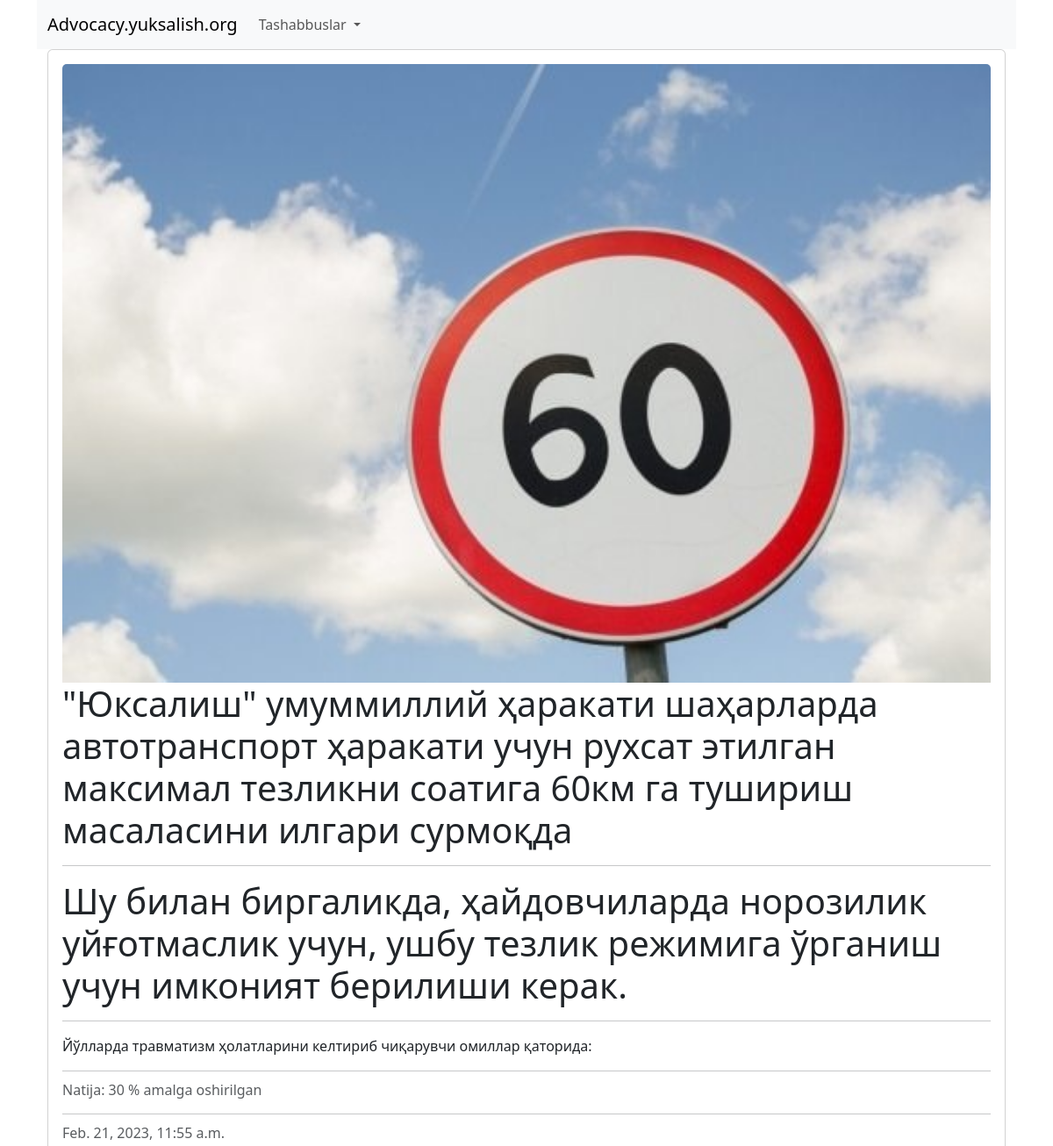
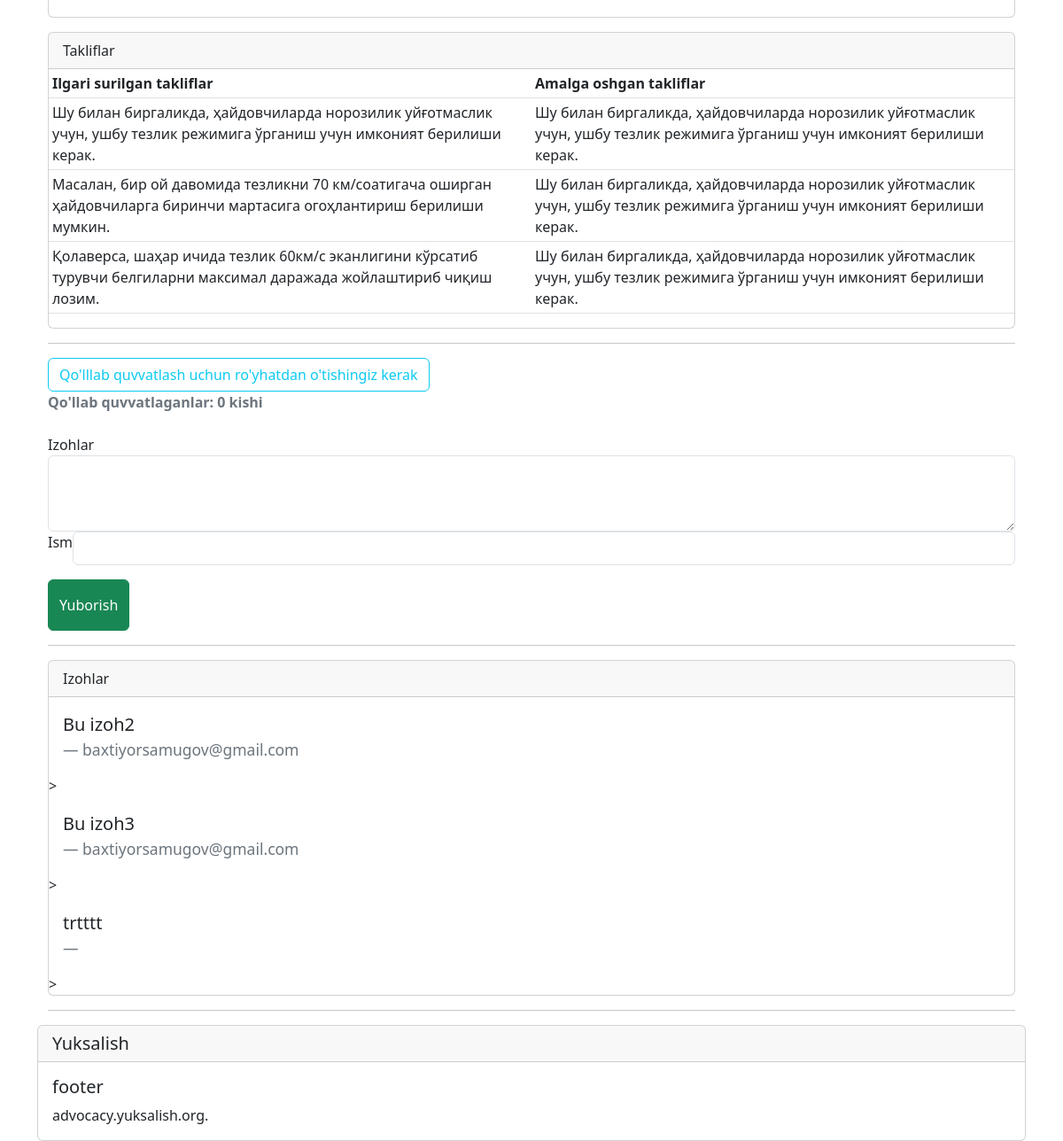
Page /2/ on the committed database (2 pictures, top to bottom).
### initiatives/models.py (models this page shows, shortened)
class Initiative(models.Model):
    title = models.CharField("Nomi", max_length=200)
    summary = models.CharField("Qisqacha", max_length=200, blank=True)
    body = models.TextField("Tekst")
    photo = models.ImageField("Foto", upload_to='images/', blank=True)
    result = models.IntegerField("Natija", default=0)
    dcreated = models.DateTimeField(auto_now_add=True)
    likes = models.ManyToManyField(User, related_name='initiative_like')
    def number_of_likes(self):
        return self.likes.count()
    class Meta:
        verbose_name = "Tashabbus"
        verbose_name_plural = "Tashabbuslar"

class Offer(models.Model):
    initiative = models.ForeignKey(Initiative, on_delete=models.CASCADE, related_name='offers')
    offer = models.CharField("Taklif", max_length=200)
    offer_result = models.TextField("Taklif natijalari", blank=True)
    def __str__(self):
        return self.offer
    class Meta:
        verbose_name = "Taklif"
        verbose_name_plural = "Takliflar"

class Comment(models.Model):
    initiative = models.ForeignKey(Initiative, on_delete=models.CASCADE, related_name='comments')
    comment = models.CharField("Izoh", max_length=200)
    email = models.CharField("Email", max_length=200, blank=True)
    fio = models.CharField("fio", max_length=200, blank=True)
    draft = models.BooleanField("Черновик", default=True)
    def __str__(self):
        return self.comment
    class Meta:
        verbose_name = "Izoh"
        verbose_name_plural = "Izohlar"

### initiatives/views.py (the view)
# urls.py: path('<int:pk>/', InitiativeDetailView.as_view(), name='initiative_detail'),
class InitiativeDetailView(DetailView):
    model = Initiative
    template_name = 'initiative_detail.html'
    def get_context_data(self, **kwargs):
        data = super().get_context_data(**kwargs)
        likes_connected = get_object_or_404(Initiative, id=self.kwargs['pk'])
        liked = False
        if likes_connected.likes.filter(id=self.request.user.id).exists():
            liked = True
        data['number_of_likes'] = likes_connected.number_of_likes()
        data['post_is_liked'] = liked
        return data

### templates/initiative_detail.html (shortened to what this page needs)
{% extends 'base.html' %}
{% block content %}
    <div class="container-fluid">
        <div class="card">
            <div class="card-body">
                {% if object.photo %}
                    <img class="card-img-top" style="" src="{{ object.photo.url }}" alt="{{ object.title }}">
                {% endif %}
                <h1 class="card-title">{{ object.title }}</h1>
                <hr>
                <h1 class="card-title">{{ object.summary }}</h1>
                <hr>
                <p class="card-text">{{ object.body | safe }}</p>
                <hr>
                <h6 class="card-subtitle mb-2 text-muted">Natija: {{ object.result }} % amalga oshirilgan</h6>
                <hr>
                <h6 class="card-subtitle mb-2 text-muted">{{ object.dcreated }}</h6>
            </div>
        </div>
            <div class="card">
                <div class="card-header">Takliflar</div>
                        <table class="table table-sm">
                          <thead>
                            <tr>
                              <th scope="col">Ilgari surilgan takliflar</th>
                              <th scope="col">Amalga oshgan takliflar</th>
                            </tr>
                          </thead>
                          <tbody>
                            {% for offer in initiative.offers.all %}
                                <tr>
                                  <td>{{ offer }}</td>
                                  <td>{{ offer.offer_result }}</td>
                                </tr>
                            {% endfor %}
                          </tbody>
                        </table>
                    </div><hr>
                {% if user.is_authenticated %}
                  <form action="{% url 'initiative_like' object.id %}" method="POST">
                    {% csrf_token %}
                    {% if post_is_liked %}
                    <button type="submit" name="initiative_id" value="{{object.id}}" class="btn btn-success ">Siz ushbu tashabbusni qo'llab quvvatlagansiz</button>
                    {% else %}
                    <button type="submit" name="initiative_id" value="{{object.id}}" class="btn btn-info">Tashbbusni qo'llab quvvatlash</button>
                    {% endif %}
                  </form>
                {% else %}
                  <a class="btn btn-outline-info" href="{% url 'login' %}?next={{request.path}}">Qo'lllab quvvatlash uchun ro'yhatdan o'tishingiz kerak</a><br>
                {% endif %}
                <strong class="text-secondary">Qo'llab quvvatlaganlar: {{ number_of_likes }} kishi</strong>
                <form action="{% url 'add_comment' initiative.id %}" method="post" class="mt-4">
                    <div class="form-group editContent">
                        <label for="contactcomment" class="editContent">
                            Izohlar
                        </label>
                        <textarea class="form-control border" rows="3" name="comment" id="editContent" required=""></textarea>
                    </div>
                    <div class="d-sm-flex">
                        <label for="contactcomment" class="editContent">
                            Ism
                        </label>
                        <input type="text" class="form-control border"
                            id="contactcomment" class="editContent" name="fio" required="">
                    </div>
                    <button type="submit" class="mt-3 btn btn-success btn-block py-3">
                        Yuborish
                    </button>
                </form>
                <hr>
                <div class="card">
                    <div class="card-header">Izohlar</div>
                        {% for comment in initiative.comments.all %}
                            {% if comment.draft is False %}
                            <div class="card-body">
                                <blockquote class="blockquote mb-0">
                                  <p>{{ comment }}</p>
                                  <footer class="blockquote-footer">{{ comment.email }}</footer>
                                </blockquote>
                            </div>>
                            {% endif %}
                        {% endfor %}
                     </div>
                    <hr>
                </div>
    </div>
{% endblock content %}

### rows in the picture
Initiative: photo (picture), title "\"Юксалиш\" умуммиллий ҳаракати шаҳарларда автотранспорт ҳаракати учун рухсат этилган максимал тезликни соатига 60км га тушириш масаласини илгари сурмоқда", summary "Шу билан биргаликда, ҳайдовчиларда норозилик уйғотмаслик учун, ушбу тезлик режимига ўрганиш учун имконият берилиши керак.", body "Йўлларда травматизм ҳолатларини келтириб чиқарувчи омиллар қаторида:", result "30", dcreated "Feb. 21, 2023, 11:55 a.m."
Offer: offer "Шу билан биргаликда, ҳайдовчиларда норозилик уйғотмаслик учун, ушбу тезлик режимига ўрганиш учун имконият берилиши керак.", offer_result "Шу билан биргаликда, ҳайдовчиларда норозилик уйғотмаслик учун, ушбу тезлик режимига ўрганиш учун имконият берилиши керак."
Offer: offer "Масалан, бир ой давомида тезликни 70 км/соатигача оширган ҳайдовчиларга биринчи мартасига огоҳлантириш берилиши мумкин.", offer_result "Шу билан биргаликда, ҳайдовчиларда норозилик уйғотмаслик учун, ушбу тезлик режимига ўрганиш учун имконият берилиши керак."
Offer: offer "Қолаверса, шаҳар ичида тезлик 60км/с эканлигини кўрсатиб турувчи белгиларни максимал даражада жойлаштириб чиқиш лозим.", offer_result "Шу билан биргаликда, ҳайдовчиларда норозилик уйғотмаслик учун, ушбу тезлик режимига ўрганиш учун имконият берилиши керак."
Comment: comment "Bu izoh2", email "baxtiyorsamugov@gmail.com"
Comment: comment "Bu izoh3", email "baxtiyorsamugov@gmail.com"
Comment: comment "trtttt"

### other values in the picture
{{ number_of_likes }} "0"
